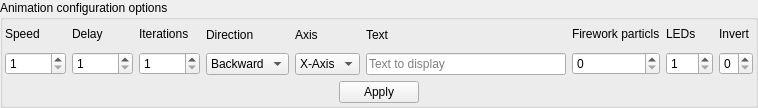
<?xml version="1.0" encoding="UTF-8"?>
<ui version="4.0">
 <class>AnimationOptionsGroupBox</class>
 <widget class="QGroupBox" name="AnimationOptionsGroupBox">
  <property name="geometry">
   <rect>
    <x>0</x>
    <y>0</y>
    <width>758</width>
    <height>108</height>
   </rect>
  </property>
  <property name="windowTitle">
   <string>Animation configuration optionss</string>
  </property>
  <property name="title">
   <string>Animation configuration options</string>
  </property>
  <property name="flat">
   <bool>true</bool>
  </property>
  <layout class="QVBoxLayout" name="animationOptionsGroupBL">
   <property name="leftMargin">
    <number>2</number>
   </property>
   <property name="topMargin">
    <number>2</number>
   </property>
   <property name="rightMargin">
    <number>2</number>
   </property>
   <property name="bottomMargin">
    <number>2</number>
   </property>
   <item>
    <layout class="QHBoxLayout" name="optionsL">
     <item>
      <layout class="QVBoxLayout" name="speedL">
       <item>
        <widget class="QLabel" name="speedLabel">
         <property name="text">
          <string>Speed</string>
         </property>
        </widget>
       </item>
       <item>
        <widget class="QSpinBox" name="speedSpinB">
         <property name="minimum">
          <number>1</number>
         </property>
         <property name="maximum">
          <number>10000</number>
         </property>
        </widget>
       </item>
      </layout>
     </item>
     <item>
      <layout class="QVBoxLayout" name="delayL">
       <item>
        <widget class="QLabel" name="delayLabel">
         <property name="text">
          <string>Delay</string>
         </property>
        </widget>
       </item>
       <item>
        <widget class="QSpinBox" name="delaySpinB">
         <property name="minimum">
          <number>1</number>
         </property>
         <property name="maximum">
          <number>10000</number>
         </property>
        </widget>
       </item>
      </layout>
     </item>
     <item>
      <layout class="QVBoxLayout" name="iterationsL">
       <item>
        <widget class="QLabel" name="iterationsLabel">
         <property name="text">
          <string>Iterations</string>
         </property>
        </widget>
       </item>
       <item>
        <widget class="QSpinBox" name="iterationsSpinB">
         <property name="minimum">
          <number>1</number>
         </property>
         <property name="maximum">
          <number>10000</number>
         </property>
        </widget>
       </item>
      </layout>
     </item>
     <item>
      <layout class="QVBoxLayout" name="directionL">
       <item>
        <widget class="QLabel" name="directionLabel">
         <property name="text">
          <string>Direction</string>
         </property>
        </widget>
       </item>
       <item>
        <widget class="QComboBox" name="directionComB">
         <property name="currentIndex">
          <number>0</number>
         </property>
         <item>
          <property name="text">
           <string>Backward</string>
          </property>
         </item>
         <item>
          <property name="text">
           <string>Forward</string>
          </property>
         </item>
        </widget>
       </item>
      </layout>
     </item>
     <item>
      <layout class="QVBoxLayout" name="axisL">
       <item>
        <widget class="QLabel" name="axisLabel">
         <property name="text">
          <string>Axis</string>
         </property>
        </widget>
       </item>
       <item>
        <widget class="QComboBox" name="axisComB">
         <item>
          <property name="text">
           <string>X-Axis</string>
          </property>
         </item>
         <item>
          <property name="text">
           <string>Y-Axis</string>
          </property>
         </item>
         <item>
          <property name="text">
           <string>Z-Axis</string>
          </property>
         </item>
        </widget>
       </item>
      </layout>
     </item>
     <item>
      <layout class="QVBoxLayout" name="textL">
       <item>
        <widget class="QLabel" name="textLabel">
         <property name="text">
          <string>Text</string>
         </property>
        </widget>
       </item>
       <item>
        <widget class="QLineEdit" name="textLineE">
         <property name="maxLength">
          <number>50</number>
         </property>
         <property name="placeholderText">
          <string>Text to display</string>
         </property>
        </widget>
       </item>
      </layout>
     </item>
     <item>
      <layout class="QVBoxLayout" name="fireworkPartL">
       <item>
        <widget class="QLabel" name="fireworkPartLabel">
         <property name="text">
          <string>Firework particls</string>
         </property>
        </widget>
       </item>
       <item>
        <widget class="QSpinBox" name="fireworkPartSpinB"/>
       </item>
      </layout>
     </item>
     <item>
      <layout class="QVBoxLayout" name="ledsL">
       <item>
        <widget class="QLabel" name="ledsLabel">
         <property name="text">
          <string>LEDs</string>
         </property>
        </widget>
       </item>
       <item>
        <widget class="QSpinBox" name="ledsSpinB">
         <property name="minimum">
          <number>1</number>
         </property>
         <property name="maximum">
          <number>512</number>
         </property>
        </widget>
       </item>
      </layout>
     </item>
     <item>
      <layout class="QVBoxLayout" name="invertL">
       <item>
        <widget class="QLabel" name="invertLabel">
         <property name="text">
          <string>Invert</string>
         </property>
        </widget>
       </item>
       <item>
        <widget class="QSpinBox" name="invertSpinB">
         <property name="toolTip">
          <string>Um zu invertieren setze den Wert auf 1</string>
         </property>
         <property name="maximum">
          <number>1</number>
         </property>
        </widget>
       </item>
      </layout>
     </item>
    </layout>
   </item>
   <item>
    <layout class="QHBoxLayout" name="applyL">
     <item>
      <spacer name="spacer1">
       <property name="orientation">
        <enum>Qt::Horizontal</enum>
       </property>
       <property name="sizeHint" stdset="0">
        <size>
         <width>40</width>
         <height>20</height>
        </size>
       </property>
      </spacer>
     </item>
     <item>
      <widget class="QPushButton" name="applyPushB">
       <property name="text">
        <string>Apply</string>
       </property>
      </widget>
     </item>
     <item>
      <spacer name="spacer2">
       <property name="orientation">
        <enum>Qt::Horizontal</enum>
       </property>
       <property name="sizeHint" stdset="0">
        <size>
         <width>40</width>
         <height>20</height>
        </size>
       </property>
      </spacer>
     </item>
    </layout>
   </item>
  </layout>
 </widget>
 <resources/>
 <connections/>
</ui>
